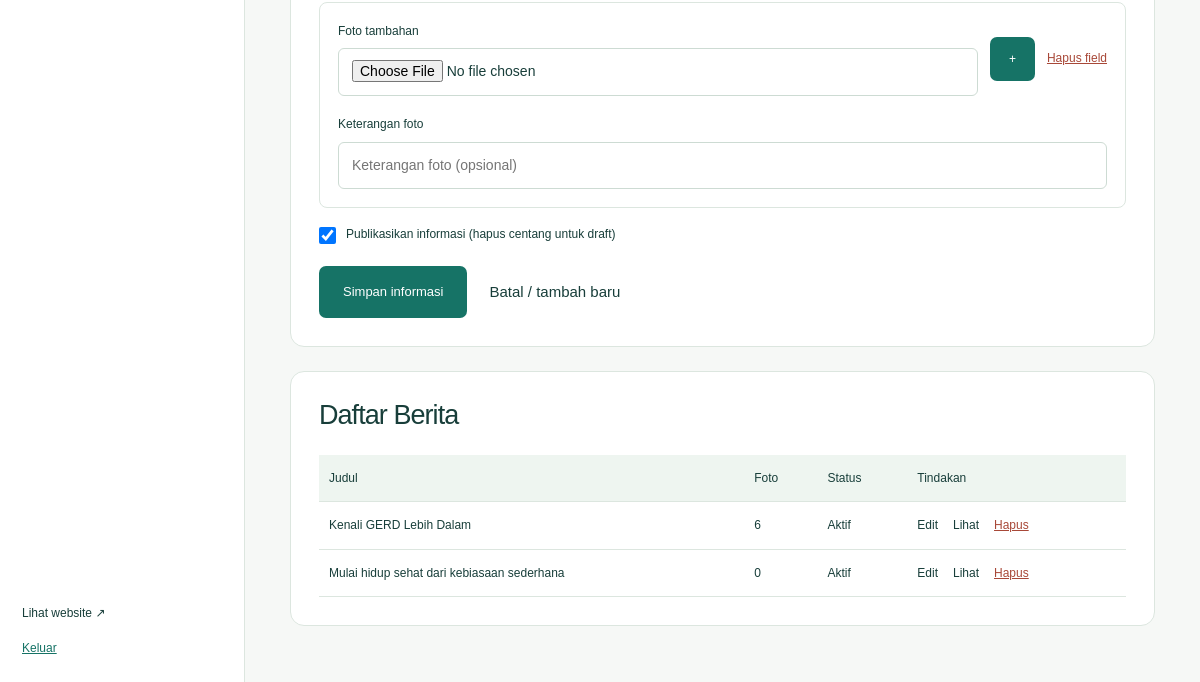
/index.php?page=admin&tab=information (signed in, lower part), run on an earlier commit of the app's database.
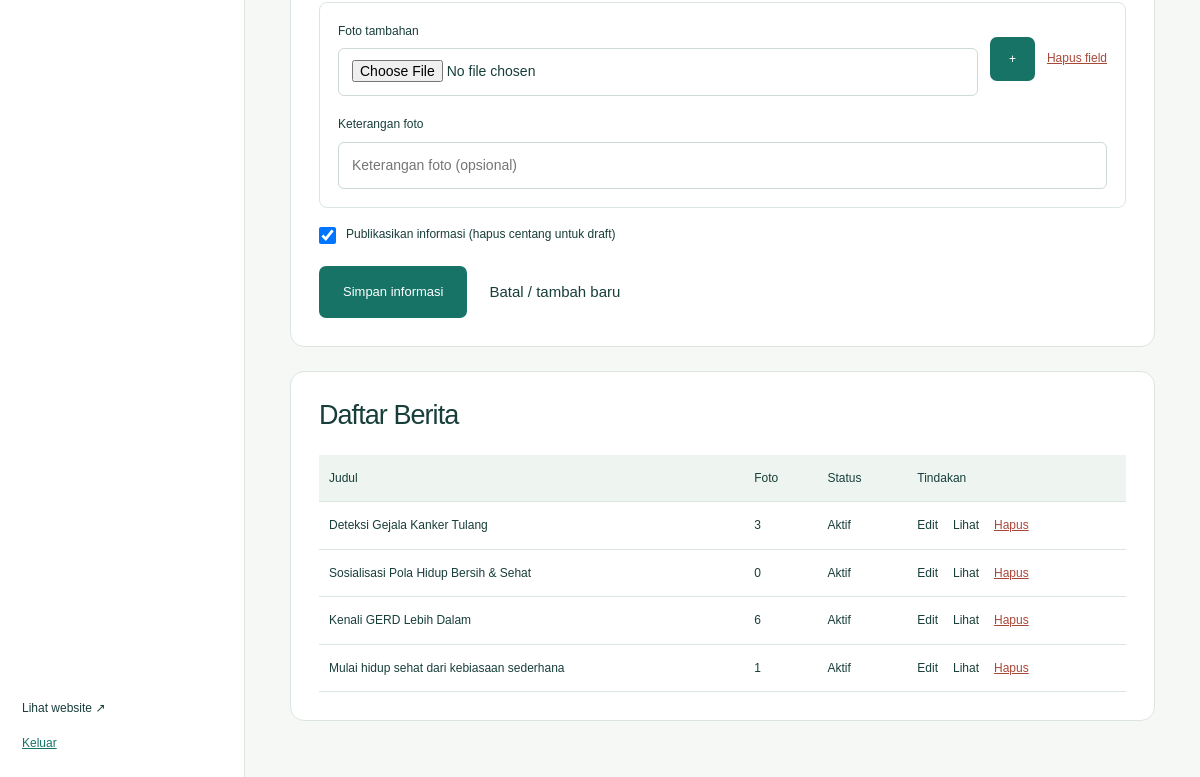
And on a later commit of the database.
### tables this page shows
CREATE TABLE contents (id INTEGER PRIMARY KEY AUTOINCREMENT, kind VARCHAR(40) NOT NULL, title VARCHAR(255) NOT NULL, subtitle VARCHAR(255) NOT NULL, body TEXT NOT NULL, image TEXT NOT NULL, link TEXT NOT NULL, starts VARCHAR(10) NOT NULL, ends VARCHAR(10) NOT NULL, active INT NOT NULL DEFAULT 1, sort_order INT NOT NULL DEFAULT 0);

CREATE TABLE settings (name VARCHAR(100) PRIMARY KEY, value TEXT NOT NULL);

### app/config/admin.php (called while the page is built, shortened)
<?php
$kinds = [
    'slide' => 'Slideshow Beranda',
    'service_slide' => 'Foto Fasilitas & Layanan',
    'outpatient_photo' => 'Rawat Jalan',
    'inpatient_room' => 'Rawat Inap & Kamar',
    'emergency_photo' => 'Instalasi Gawat Darurat',
    'clinic' => 'Daftar Poli',
    'service' => 'Layanan',
    'news' => 'Informasi / Berita',
    'event' => 'Acara',
    'promo' => 'Promo',
    'popup' => 'Popup',
    'page' => 'Halaman Informasi',
    'partner' => 'Mitra',
    'history' => 'Sejarah',
    'vision' => 'Visi & Misi',
    'quality' => 'Laporan Mutu',
    'career' => 'Karier',
];
foreach (facilityPhotoPages() as $facilityPage) {
    $kinds[$facilityPage['kind']] = $facilityPage['title'];
}
$contentGroups = [
    'home_content' => ['slide', 'service', 'partner', 'popup'],
    'facilities' => array_merge(
        ['service_slide', 'outpatient_photo', 'clinic', 'inpatient_room', 'emergency_photo'],
        facilityPhotoKinds(),
    ),
    'about_content' => ['history', 'vision', 'quality'],
    'information' => informationKinds(),
    'extras' => ['page'],
];
$kinds['service'] = 'Kartu Layanan Beranda';
$kinds['news'] = 'Berita';
$kinds['page'] = 'Halaman Tambahan';
$kinds['popup'] = 'Popup Beranda';

### app/modules/services.php (called while the page is built, shortened)
<?php
function facilityPhotoPages(): array
{
    return [
        'farmasi' => ['title' => 'Farmasi', 'kind' => 'pharmacy_photo'],
        'radiologi' => ['title' => 'Radiologi', 'kind' => 'radiology_photo'],
        'fisioterapi' => ['title' => 'Fisioterapi', 'kind' => 'physiotherapy_photo'],
        'laboratorium' => ['title' => 'Laboratorium', 'kind' => 'laboratory_photo'],
    ];
}
function facilityPhotoKinds(): array
{
    return array_column(facilityPhotoPages(), 'kind');
}

### app/modules/information.php (called while the page is built, shortened)
<?php
function informationKinds(): array
{
    return ['news', 'event', 'promo', 'career'];
}
function informationPhotos(array $item): array
{
    $photos = json_decode(setting('information_photos_' . $item['id'], 'null'), true);
    if (is_array($photos)) {
        return $photos;
    }
    return $item['image'] !== ''
        ? [['src' => $item['image'], 'caption' => '', 'display' => ['fit' => 'contain']]]
        : [];
}

### app/controllers/admin.php (called while the page is built, shortened)
<?php
require APP_ROOT . '/app/config/admin.php';
$tab = $_GET['tab'] ?? 'dashboard';
$kind = $_GET['kind'] ?? ($contentGroups[$tab][0] ?? 'slide');
if ($tab === 'contents' || isset($contentGroups[$tab])) {
    foreach ($contentGroups as $group => $groupKinds) {
        if (in_array($kind, $groupKinds, true)) {
            $tab = $group;
            break;
        }
    }
}

### app/support/helpers.php (called while the page is built, shortened)
<?php
function e($value): string
{
    return htmlspecialchars((string) $value, ENT_QUOTES, 'UTF-8');
}
function query(string $sql, array $args = []): array
{
    global $db;
    $q = $db->prepare($sql);
    $q->execute($args);
    return $q->fetchAll();
}
function setting(string $key, string $fallback = ''): string
{
    $rows = query('SELECT value FROM settings WHERE name=?', [$key]);
    return $rows[0]['value'] ?? $fallback;
}

### views/admin/contents/information.php (the view, shortened to what the changed rows need)
<div class="panel table-wrap">
    <h2>Daftar <?= e($kinds[$kind]) ?></h2>
    <table>
        <thead>
            <tr>
                <th>Judul</th>
                <th>Foto</th>
                <th>Status</th>
                <th>Tindakan</th>
            </tr>
        </thead>
        <tbody>
            <?php $informationRows = query('SELECT * FROM contents WHERE kind=? ORDER BY id DESC', [
                $kind,
            ]); ?>
            <?php foreach ($informationRows as $row): ?>
            <tr>
                <td><?= e($row['title']) ?></td>
                <td><?= count(informationPhotos($row)) ?></td>
                <td><?= $row['active'] ? 'Aktif' : 'Draft' ?></td>
                <td>
                    <div class="actions">
                        <a href="index.php?page=admin&amp;tab=<?= $tab === 'information'
                            ? 'information'
                            : 'contents' ?>&amp;kind=<?= e($kind) ?>&amp;edit=<?= (int) $row[
    'id'
] ?>">Edit</a>
                        <?php if ($row['active']): ?>
                        <a href="index.php?page=detail&amp;id=<?= (int) $row[
                            'id'
                        ] ?>" target="_blank" rel="noopener">Lihat</a>
                        <?php endif; ?>
                        <form method="post" data-confirm="Hapus informasi ini?">
                            <button class="text-button danger">Hapus</button>
                        </form>
                    </div>
                </td>
            </tr>
            <?php endforeach; ?>
        </tbody>
    </table>
</div>

What changed in the data, as far as the page shows it:
added contents: title "Deteksi Gejala Kanker Tulang", id.value "3", active "Aktif"
added contents: title "Sosialisasi Pola Hidup Bersih & Sehat", id.value "0", active "Aktif"
changed contents "Mulai hidup sehat dari kebiasaan sederhana": id.value "0" → "1"
